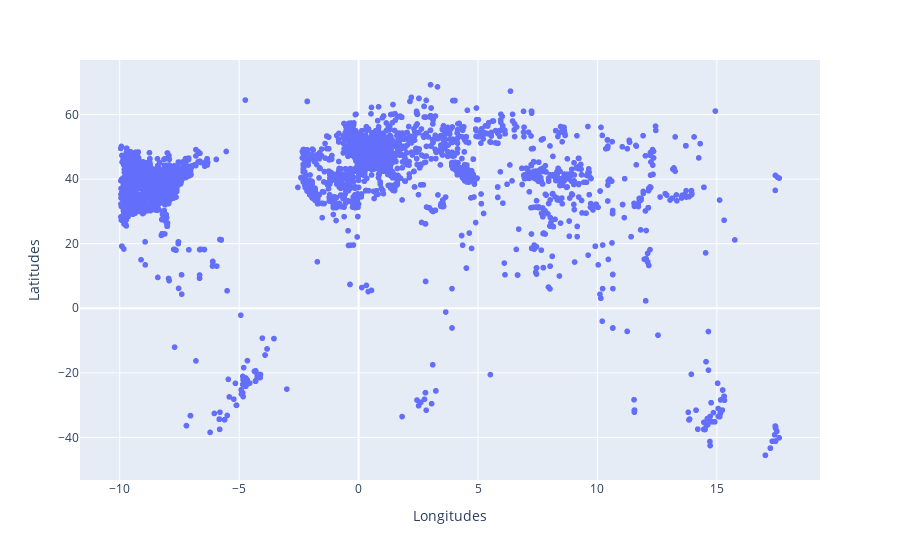

Here is the notebook cell this chart was saved with:
### Code cell
import plotly.express as px
px.scatter(df,x=df['Longitudes'], y=df['Latitudes'])

### Figure 1 — Plotly figure (JSON) as saved in the notebook; plotly's stock layout.template omitted (floating-point values rounded to 4 significant figures; data arrays with more than 128 entries replaced by an {"elided": "..."} marker saying what was removed)
{"data": [{"hovertemplate": "Longitudes=%{x}<br>Latitudes=%{y}<extra></extra>", "legendgroup": "", "marker": {"color": "#636efa", "symbol": "circle"}, "mode": "markers", "name": "", "showlegend": false, "type": "scattergl", "x": {"elided": "14898 float values"}, "xaxis": "x", "y": {"elided": "14898 float values"}, "yaxis": "y"}], "layout": {"legend": {"tracegroupgap": 0}, "margin": {"t": 60}, "xaxis": {"anchor": "y", "domain": [0, 1], "title": {"text": "Longitudes"}}, "yaxis": {"anchor": "x", "domain": [0, 1], "title": {"text": "Latitudes"}}}}
